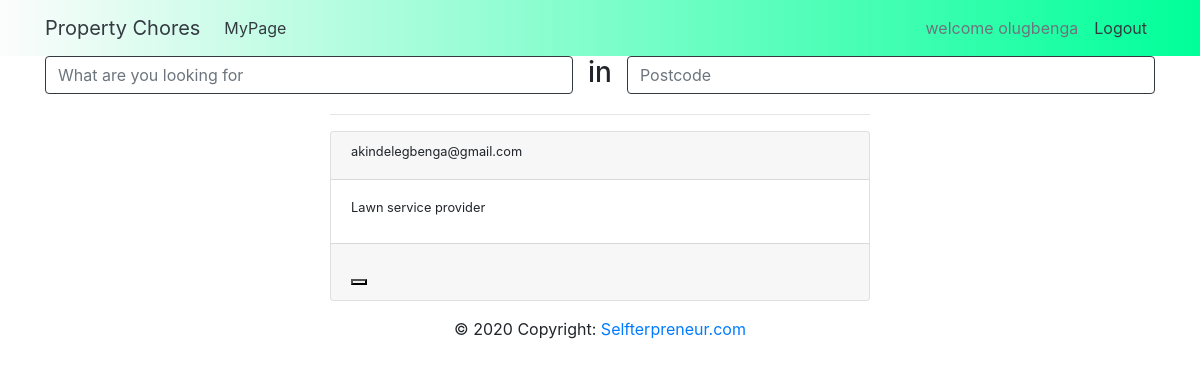
Screenshot of /home (signed in) with the database file from the repository.
### app/auth/models.py (models this page shows, shortened)
class Users(UserMixin, db.Model):
    __tablename__ = 'users'
    id = db.Column(db.Integer, primary_key = True)
    user_name = db.Column(db.String(100),nullable = False)
    user_email = db.Column(db.String(100),nullable = False)
    user_password = db.Column(db.String(100),nullable = False)
    user_pp_name  = db.Column(db.String(100), default= "default.jpg",nullable = False)
    email_confirmation_sent_on = db.Column(db.DateTime, nullable=True, default = datetime.utcnow())
    email_confirmed = db.Column(db.Boolean, nullable=True, default=False)
    email_confirmed_on = db.Column(db.DateTime, nullable=True,default = datetime.utcnow())
    profile = db.relationship('Personal_Info', backref = 'users', uselist = False)

class Personal_Info(db.Model):
    __tablename__ = 'personal_info'
    id = db.Column(db.Integer, primary_key=True)
    user_name = db.Column(db.String(100), nullable=False)
    user_email = db.Column(db.String(100), nullable=False)
    user_mobile_phone = db.Column(db.String(100))
    user_work_phone = db.Column(db.String(100))
    user_postcode= db.Column(db.String(100), nullable=False)
    user_city=db.Column(db.String(100))
    user_country =  db.Column(db.String(100))
    user_bio = db.Column(db.String(1000))
    user_url = db.Column(db.String(1000))
    user_twitter=db.Column(db.String(1000))
    user_facebook = db.Column(db.String(1000))
    user_id = db.Column(db.Integer, db.ForeignKey('users.id'), nullable = False)

### app/auth/routes.py (the view)
@auth.route('/home', methods = ["GET","POST"])
def home():
    users = Personal_Info.query.all()
    form = SearchForm()
    return render_template('index.html', title='home_page', form = form, users= users)

### app/auth/forms.py
class SearchForm(FlaskForm):
    what = StringField("what")
    where = StringField("Where", validators=[DataRequired()])

### app/auth/models.py (called while the page is built)
@login_manager.user_loader
def load_user(id):
    return Users.query.get(int(id))

### app/auth/templates/index.html (shortened to what this page needs)
{% extends 'layout.html' %}
{% block page_body %}
<div class="container">
    <form method="POST" action="">
        <div class="row justify-content-center">
            <div class="col">
                {{ form.what (placeholder ='What are you looking for',class ='form-control justify-right border border-dark')}}
            </div>
            <h3>in </h3>
            <div class="col">
                {{ form.where(placeholder ='Postcode',class ='form-control justify-right border border-dark')}}
            </div>
        </div>
    </form>
    <div class="row">
        <div class="col-xs-12 col-sm-3 col-md-3 col-lg-3">
        </div>
        <div class="col-xs-12 col-sm-6 col-md-6 col-lg-6 ">
            {% for user in users  %}
            <hr>
            <div class="card">
                <div class="card-header">
                    <h2 class="small">{{ user.user_email }}</h2>
                </div>
                <div class="card-body h-25 d-inline-block">
                    <h2 class="small">{{ user.user_bio }}</h2>
                </div>
                <div class="card-footer">
                    <button></button>
                </div>
            </div>
            {% endfor %}
        </div>
        <div class="col-xs-12 col-sm-3 col-md-3 col-lg-3">
        </div>
    </div>
</div>
{% endblock page_body %}

### app/auth/templates/layout.html (shortened to what this page needs)
<!doctype html>
<html lang="en">
{% block head %}
<head>
    <link rel="stylesheet" href="https://stackpath.bootstrapcdn.com/bootstrap/4.4.1/css/bootstrap.min.css"
>
    <link href="{{ url_for('static' , filename='css/styles.css')}}" rel="stylesheet" />
</head>
{% endblock head %}
<body>
    {% block navbar %}
        <nav class="navbar navbar-expand-md home-nav">
            <div class="container">
                <a href="{{ url_for('auth.home') }}" class="navbar-brand text-dark">Property Chores</a>
                <div class="collapse navbar-collapse" id="navbarNav">
                    <ul class="navbar-nav">
                        {% if current_user.is_authenticated %}
                        <li class="nav-item">
                            <a class="nav-link text-dark"
                                href="{{ url_for('me.myprofile') }}">MyPage</a>
                        </li>
                        {% endif %}
                    </ul>
                    <div class="navbar-nav ml-auto">
                        {% if current_user.is_authenticated %}
                        <li class="nav-item">
                            <a class="nav-link text-lowercase text-muted">Welcome {{ current_user.user_name.title()}}</a>
                        </li>
                        <li class="nav-item">
                            <a class="nav-link text-dark" href="{{ url_for('auth.signout') }}">Logout</a>
                        </li>
                        {% endif %}
                    </div>
                </div>
            </div>
        </nav>
    {% endblock navbar %}
    {% block page_body %}{% endblock page_body %}
    <footer class="page-footer font-small">
        <div class="container">
            <div class="row justify-content-center login-footer-row-2">
                <div class="footer-copyright text-center py-3">© 2020 Copyright:
                    <a href="#">Selfterpreneur.com</a>
                </div>
            </div>
        </div>
    </footer>
</body>
</html>

### app/static/css/styles.css (style rules this page uses)
.home-nav { background:linear-gradient(to right, #fcfcfc 0%, #00ff99 100%); }

### rows the page displays
Users: user_name "olugbenga"
Personal_Info: user_email "akindelegbenga@gmail.com", user_bio "Lawn service provider"
